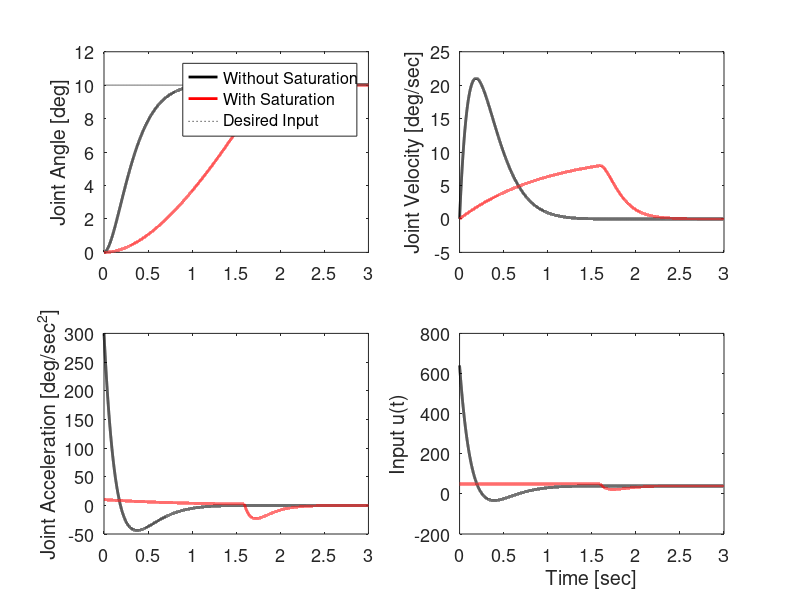

MATLAB code to generate this figure:
% This code is programmed by Sung Yul Shin (syshin0228@utexas.edu) for Robotics Modeling and Control course by Dr. James Sulzer from University of Texas at Austin 
clc
clear all
close all

% Simulate PID control in time domain with saturation 

% Sampling rate info
Hz = 10000;
dt = 1/Hz;

% System parameters
J = 2;          % Motor inertia = actuator inertia + gear inertia (Ja + Jg)
b = 1;          % Effective Damping term
tau_l = 40.0;   % Load torque
r = 1;          % gear ratio
d = tau_l/r;    % disturbance input

% Simulation time
t0 = 0.0;   % Initial time
tf = 3.0;   % Final time
time = [t0:1:tf*Hz]*dt; % Time

% PID Control gain
Kp = 64;
Kd = 20;
Ki = 13;

% Initialization
ddth = 0;
dth = 0;
th = 0;
e = 0;
th_d = 10;  % Desired step input
for i = 1:1:length(time)
    t = time(i);
    u = Kp*(th_d - th) - Kd*dth + Ki*e;  % PID controller
    ddth = (1/J)*(u - d - b*dth);    % Actuator dynamics

    % Numerical integration
    dth = dth + ddth*dt;
    th = th + dth*dt;
    
    % For I gain
    e = e + (th_d - th)*dt;

    th_d_out(i) = th_d;
    ddth_out(i) = ddth;
    dth_out(i) = dth;
    th_out(i) = th;
    u_out(i) = u;
end

set(gcf,'position',[0 10 1200 700])
figure(1)
subplot(2,2,1)
h1 = plot(time, th_out,'k','linewidth',2);
hold on
plot(time, th_d_out,'k:')
ylabel('Joint Angle [deg]')
ylim([0 th_d*1.2])
set(gca,'fontsize',13)
subplot(2,2,2)
plot(time, dth_out,'k','linewidth',2)
hold on
ylabel('Joint Velocity [deg/sec]')
set(gca,'fontsize',13)
subplot(2,2,3)
plot(time, ddth_out,'k','linewidth',2)
hold on
ylabel('Joint Acceleration [deg/sec^2]')
set(gca,'fontsize',13)
subplot(2,2,4)
plot(time, u_out,'k','linewidth',2)
hold on
ylabel('Input u(t)')
xlabel('Time [sec]')
set(gca,'fontsize',13)

% PID control with Saturation
% PID Control gain
Kp = 64;
Kd = 15;
Ki = 3.5;

% Initialization
ddth = 0;
dth = 0;
th = 0;
e = 0;
max = 50;
for i = 1:1:length(time)
    t = time(i);
    u = Kp*(th_d - th) - Kd*dth + Ki*e;
    if u > max
        u = max;
    elseif u < -max
        u = -max;
    else
        u = u;
    end
        
    ddth = (u - d - b*dth);

    dth = dth + ddth*dt;
    th = th + dth*dt;
    
    % For I gain
    e = e + (th_d - th)*dt;

    ddth_s_out(i) = ddth;
    dth_s_out(i) = dth;
    th_s_out(i) = th;
    u_s_out(i) = u;
end

set(gcf,'position',[0 10 1200 700])
figure(1)
subplot(2,2,1)
h2 = plot(time, th_s_out,'r','linewidth',2);
hold on
h3 = plot(time, th_d_out,'k:');
ylabel('Joint Angle [deg]')
ylim([0 th_d*1.2])
legend([h1, h2, h3], 'Without Saturation', 'With Saturation', 'Desired Input')
set(gca,'fontsize',13)
subplot(2,2,2)
plot(time, dth_s_out,'r','linewidth',2)
hold on
ylabel('Joint Velocity [deg/sec]')
set(gca,'fontsize',13)
subplot(2,2,3)
plot(time, ddth_s_out,'r','linewidth',2)
hold on
ylabel('Joint Acceleration [deg/sec^2]')
set(gca,'fontsize',13)
subplot(2,2,4)
plot(time, u_s_out,'r','linewidth',2)
hold on
ylabel('Input u(t)')
xlabel('Time [sec]')
set(gca,'fontsize',13)
